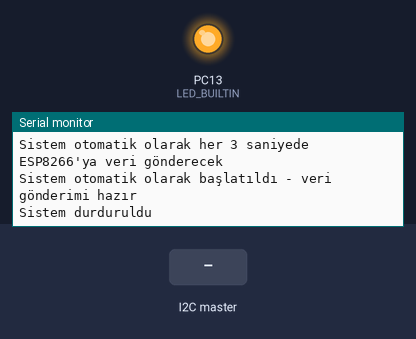
This sketch was run on a simulated STM32 Black Pill. On the bench: output pins drawn as LEDs (lit = HIGH), the last lines printed to the serial monitor. The test bench sets the inputs (shaded band). Random numbers use the default seed unless the sketch sets one.

Above: at 2.2 s.
2.3 s: the I2C master sends the byte 1
At 3.0 s:
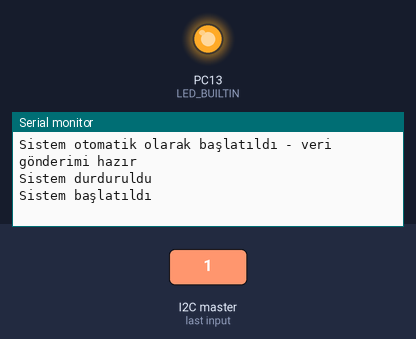
3.8 s: the I2C master sends the byte 2
At 4.1 s:
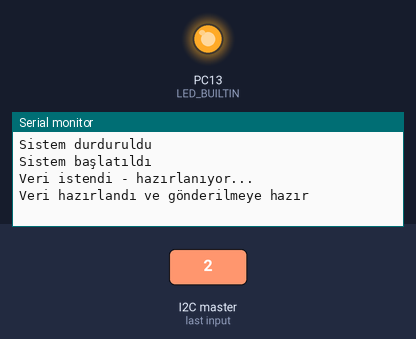

The sketch:

STM32F401-All_system.ino
```cpp
#include <Wire.h>

// I2C configuration for ESP8266 communication
// Using I2C2 (second I2C bus) since I2C1 is used for MPU6050
#define I2C_ADDR 0x08
#define SDA2_PIN PB3  // I2C2 SDA pin
#define SCL2_PIN PB10 // I2C2 SCL pin

// Komut kodları
#define CMD_START 0x01
#define CMD_STOP 0x00
#define CMD_REQUEST_DATA 0x02
#define CMD_STATUS 0x03

// Durum kodları
#define STATUS_READY 0xAA
#define STATUS_BUSY 0xBB
#define STATUS_ERROR 0xEE

// Global değişkenler
volatile uint8_t current_command = 0;
volatile bool data_requested = false;
volatile bool system_running = false;
volatile uint8_t system_status = STATUS_READY;

// Sahte sensör verileri
struct SensorData {
  int16_t temperature; // 0.01°C hassasiyet
  int16_t humidity;    // 0.01% hassasiyet
};

SensorData sensor_data;
unsigned long last_sensor_update = 0;
const unsigned long SENSOR_UPDATE_INTERVAL = 1000; // 1 saniye

void setup() {
  Serial.begin(115200);
  delay(1000); // Serial başlatma bekleme
  Serial.println("STM32F401 I2C2 Slave başlatılıyor...");
  Serial.println("ESP8266 ile otomatik veri paylaşımı için hazırlanıyor...");

  // I2C2 slave olarak başlat (MPU6050 I2C1'de kullanıldığı için I2C2 kullanıyoruz)
  Wire.setSDA(SDA2_PIN);  // PB3
  Wire.setSCL(SCL2_PIN);  // PB10
  Wire.begin(I2C_ADDR);
  Wire.onReceive(receiveEvent);
  Wire.onRequest(requestEvent);

  Serial.println("I2C2 pinleri ayarlandı:");
  Serial.print("SDA2: PB3, SCL2: PB10");
  Serial.println();

  // İlk sensör verilerini oluştur
  generateSensorData();

  Serial.print("STM32 hazır - I2C2 Slave aktif (Adres: 0x");
  Serial.print(I2C_ADDR, HEX);
  Serial.println(") - ESP8266 ile iletişim için I2C2 kullanılıyor");
  Serial.println("NOT: I2C1 MPU6050 için ayrılmıştır");
  Serial.println("Sistem otomatik olarak her 3 saniyede ESP8266'ya veri gönderecek");

  // Test LED (isteğe bağlı)
  pinMode(LED_BUILTIN, OUTPUT);
  digitalWrite(LED_BUILTIN, HIGH);

  // Sistem otomatik olarak başlasın
  system_running = true;
  system_status = STATUS_READY;
  Serial.println("Sistem otomatik olarak başlatıldı - veri gönderimi hazır");
}

void loop() {
  // Periyodik sensör verisi güncelleme
  if (system_running && millis() - last_sensor_update >= SENSOR_UPDATE_INTERVAL) {
    generateSensorData();
    last_sensor_update = millis();
  }

  // Komut işleme (interrupt dışında)
  static uint8_t last_processed_command = 0xFF;
  if (current_command != last_processed_command) {
    switch (current_command) {
      case CMD_START:
        Serial.println("Sistem başlatıldı");
        break;
      case CMD_STOP:
        Serial.println("Sistem durduruldu");
        break;
      case CMD_REQUEST_DATA:
        Serial.println("Veri istendi - hazırlanıyor...");
        // Güncel veriyi hazırla
        if (system_running) {
          generateSensorData();
          system_status = STATUS_READY;
          Serial.println("Veri hazırlandı ve gönderilmeye hazır");
        }
        break;
    }
    last_processed_command = current_command;
  }

  // CPU yükünü azalt
  delay(5);
}

// Master'dan veri alındığında çağrılır
void receiveEvent(int bytes) {
  // Tüm gelen verileri oku (buffer temizleme)
  while (Wire.available()) {
    uint8_t command = Wire.read();
    current_command = command;

    // Interrupt içinde delay kullanma - sadece flag'ları set et
    switch (command) {
      case CMD_START:
        system_running = true;
        system_status = STATUS_READY;
        break;

      case CMD_STOP:
        system_running = false;
        system_status = STATUS_READY;
        data_requested = false;
        break;

      case CMD_REQUEST_DATA:
        if (system_running) {
          data_requested = true;
          system_status = STATUS_READY; // Veri hazır durumuna geç
          // Güncel sensör verisi oluştur
          generateSensorData();
        } else {
          system_status = STATUS_ERROR;
        }
        break;

      case CMD_STATUS:
        // Sadece durum sorgusu - herhangi bir işlem yapma
        break;

      default:
        system_status = STATUS_ERROR;
        break;
    }
  }
}

// Master veri istediğinde çağrılır
void requestEvent() {
  static unsigned long last_request = 0;
  last_request = millis();

  if (current_command == CMD_STATUS) {
    // Durum bilgisi gönder
    Wire.write(system_status);
    Serial.print("Durum gönderildi: 0x");
    Serial.println(system_status, HEX);
  }
  else if (data_requested && system_running) {
    // Sensör verilerini gönder (4 byte)
    uint8_t data[4];

    // Interrupt-safe veri kopyalama
    noInterrupts();
    int16_t temp = sensor_data.temperature;
    int16_t hum = sensor_data.humidity;
    interrupts();

    // Sıcaklık verisi (2 byte, big-endian)
    data[0] = (temp >> 8) & 0xFF;
    data[1] = temp & 0xFF;

    // Nem verisi (2 byte, big-endian)
    data[2] = (hum >> 8) & 0xFF;
    data[3] = hum & 0xFF;

    // Veriyi gönder
    Wire.write(data, 4);
    data_requested = false;

    // Debug çıktısı
    Serial.print("Veri gönderildi - Sıcaklık: ");
    Serial.print(temp / 100.0, 2);
    Serial.print("°C, Nem: ");
    Serial.print(hum / 100.0, 2);
    Serial.print("% [Raw: ");
    Serial.print(temp);
    Serial.print(", ");
    Serial.print(hum);
    Serial.println("]");

    // LED blink (veri gönderildi göstergesi)
    digitalWrite(LED_BUILTIN, !digitalRead(LED_BUILTIN));
  }
  else {
    // Hata durumu veya sistem çalışmıyor
    uint8_t error_data[4] = {0, 0, 0, 0};
    Wire.write(error_data, 4);

    if (!system_running) {
      Serial.println("Hata: Sistem çalışmıyor - sıfır değerleri gönderildi");
    } else {
      Serial.println("Hata: Veri istenmedi - sıfır değerleri gönderildi");
    }
  }
}

// Sahte sensör verisi oluştur
void generateSensorData() {
  // Gerçekçi sıcaklık verisi (18-28°C arası)
  float temp = 20.0 + 8.0 * sin(millis() / 10000.0) + random(-200, 200) / 100.0;
  sensor_data.temperature = (int16_t)(temp * 100); // 0.01°C hassasiyet

  // Gerçekçi nem verisi (40-80% arası)
  float hum = 60.0 + 20.0 * cos(millis() / 15000.0) + random(-300, 300) / 100.0;
  if (hum < 0) hum = 0;
  if (hum > 100) hum = 100;
  sensor_data.humidity = (int16_t)(hum * 100); // 0.01% hassasiyet

  // Debug çıktısı (her 10 saniyede bir veya manuel çağrı)
  static unsigned long last_debug = 0;
  static bool manual_call = false;

  // Manuel çağrı veya periyodik debug için kontrol
  if (millis() - last_debug >= 10000 || manual_call) {
    Serial.print("Sensör verisi güncellendi - Sıcaklık: ");
    Serial.print(sensor_data.temperature / 100.0, 2);
    Serial.print("°C, Nem: ");
    Serial.print(sensor_data.humidity / 100.0, 2);
    Serial.print("% [Raw: ");
    Serial.print(sensor_data.temperature);
    Serial.print(", ");
    Serial.print(sensor_data.humidity);
    Serial.println("]");
    last_debug = millis();
    manual_call = false;
  }
}
```

Measured:
- after the input at 2.3 s, the serial monitor: prints a new line at once (image 1)
- after the input at 3.8 s, the serial monitor: prints a new line at once (image 2)
